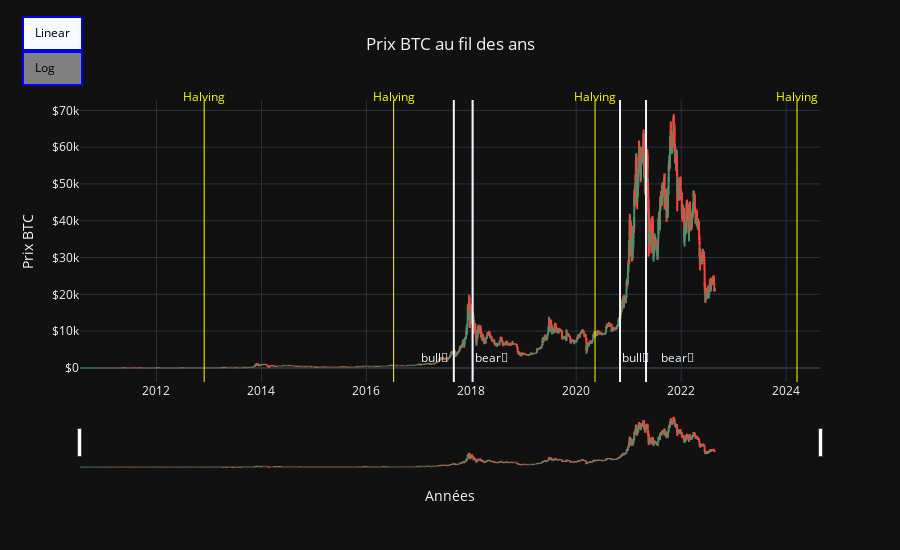

Source (notebook cell):
### Code cell
import plotly.graph_objects as go

fig = go.Figure(data=go.Ohlc(x=data['Date'],
                open=data['Open'],
                high=data['High'],
                low=data['Low'],
                close=data['Close']))

fig.update_layout(template='plotly_dark',
    height = 550,
    title='Prix BTC au fil des ans',
    xaxis_title="Années",
    yaxis_title='Prix BTC',title_x=0.5,
    shapes = [dict(x0='2017-09-01', x1='2017-09-01', y0=0, y1=1, xref='x', yref='paper',line_width=2),
              dict(x0='2018-01-10', x1='2018-01-10', y0=0, y1=1, xref='x', yref='paper',line_width=2),
              dict(x0='2020-11-01', x1='2020-11-01', y0=0, y1=1, xref='x', yref='paper',line_width=2),
             dict(x0='2021-05-01', x1='2021-05-01', y0=0, y1=1, xref='x', yref='paper',line_width=2),
             # Halving
             dict(x0='2012-11-28', x1='2012-11-28', y0=0, y1=1, xref='x', yref='paper',line_width=1, line_dash='dot', line_color='yellow'),
             dict(x0='2016-07-09', x1='2016-07-09', y0=0, y1=1, xref='x', yref='paper',line_width=1, line_dash='dot', line_color='yellow'),
             dict(x0='2020-05-11', x1='2020-05-11', y0=0, y1=1, xref='x', yref='paper',line_width=1, line_dash='dot', line_color='yellow'),
             dict(x0='2024-03-17', x1='2024-03-17', y0=0, y1=1, xref='x', yref='paper',line_width=1, line_dash='dot', line_color='yellow')],
    annotations=[dict(x='2017-01-01', y=0.05, xref='x', yref='paper',showarrow=False, xanchor='left', text='bull🐂'),
        dict(x='2018-01-10', y=0.05, xref='x', yref='paper',showarrow=False, xanchor='left', text='bear🐻'),
        dict(x='2020-11-01', y=0.05, xref='x', yref='paper',showarrow=False, xanchor='left', text='bull🐂'),
        dict(x='2021-08-01', y=0.05, xref='x', yref='paper',showarrow=False, xanchor='left', text='bear🐻'),
        dict(x='2012-11-28', y=1.05, xref='x', yref='paper',showarrow=False, xanchor='center', text='Halving', font = dict(color = 'yellow')),
        dict(x='2016-07-09', y=1.05, xref='x', yref='paper',showarrow=False, xanchor='center', text='Halving', font = dict(color = 'yellow')),
        dict(x='2020-05-11', y=1.05, xref='x', yref='paper',showarrow=False, xanchor='center', text='Halving', font = dict(color = 'yellow')),
        dict(x='2024-03-17', y=1.05, xref='x', yref='paper',showarrow=False, xanchor='center', text='Halving', font = dict(color = 'yellow'))],
    updatemenus=[
        dict(type='buttons',
             buttons=[dict(label='Linear', method='relayout',args=[{'yaxis.type': 'linear'}]),
                      dict(label='Log', method='relayout', args=[{'yaxis.type': 'log'}])],
                      x=0, y=1.3, bgcolor = 'gray', bordercolor = 'blue', borderwidth = 2, font = dict(color = 'black')
            )]
)

fig.update_yaxes(
    tickprefix="$", showgrid=True
)

fig.update_xaxes(
     showgrid=True
)

fig.show()

### Figure 1 — Plotly figure (JSON) as saved in the notebook; plotly's stock layout.template omitted (floating-point values rounded to 4 significant figures; data arrays with more than 128 entries replaced by an {"elided": "..."} marker saying what was removed)
{"data": [{"close": {"elided": "4420 float values"}, "high": {"elided": "4420 float values"}, "low": {"elided": "4420 float values"}, "open": {"elided": "4420 float values"}, "type": "ohlc", "x": {"elided": "4420 str values"}}], "layout": {"annotations": [{"showarrow": false, "text": "bull🐂", "x": "2017-01-01", "xanchor": "left", "xref": "x", "y": 0.05, "yref": "paper"}, {"showarrow": false, "text": "bear🐻", "x": "2018-01-10", "xanchor": "left", "xref": "x", "y": 0.05, "yref": "paper"}, {"showarrow": false, "text": "bull🐂", "x": "2020-11-01", "xanchor": "left", "xref": "x", "y": 0.05, "yref": "paper"}, {"showarrow": false, "text": "bear🐻", "x": "2021-08-01", "xanchor": "left", "xref": "x", "y": 0.05, "yref": "paper"}, {"font": {"color": "yellow"}, "showarrow": false, "text": "Halving", "x": "2012-11-28", "xanchor": "center", "xref": "x", "y": 1.05, "yref": "paper"}, {"font": {"color": "yellow"}, "showarrow": false, "text": "Halving", "x": "2016-07-09", "xanchor": "center", "xref": "x", "y": 1.05, "yref": "paper"}, {"font": {"color": "yellow"}, "showarrow": false, "text": "Halving", "x": "2020-05-11", "xanchor": "center", "xref": "x", "y": 1.05, "yref": "paper"}, {"font": {"color": "yellow"}, "showarrow": false, "text": "Halving", "x": "2024-03-17", "xanchor": "center", "xref": "x", "y": 1.05, "yref": "paper"}], "height": 550, "shapes": [{"line": {"width": 2}, "x0": "2017-09-01", "x1": "2017-09-01", "xref": "x", "y0": 0, "y1": 1, "yref": "paper"}, {"line": {"width": 2}, "x0": "2018-01-10", "x1": "2018-01-10", "xref": "x", "y0": 0, "y1": 1, "yref": "paper"}, {"line": {"width": 2}, "x0": "2020-11-01", "x1": "2020-11-01", "xref": "x", "y0": 0, "y1": 1, "yref": "paper"}, {"line": {"width": 2}, "x0": "2021-05-01", "x1": "2021-05-01", "xref": "x", "y0": 0, "y1": 1, "yref": "paper"}, {"line": {"color": "yellow", "dash": "dot", "width": 1}, "x0": "2012-11-28", "x1": "2012-11-28", "xref": "x", "y0": 0, "y1": 1, "yref": "paper"}, {"line": {"color": "yellow", "dash": "dot", "width": 1}, "x0": "2016-07-09", "x1": "2016-07-09", "xref": "x", "y0": 0, "y1": 1, "yref": "paper"}, {"line": {"color": "yellow", "dash": "dot", "width": 1}, "x0": "2020-05-11", "x1": "2020-05-11", "xref": "x", "y0": 0, "y1": 1, "yref": "paper"}, {"line": {"color": "yellow", "dash": "dot", "width": 1}, "x0": "2024-03-17", "x1": "2024-03-17", "xref": "x", "y0": 0, "y1": 1, "yref": "paper"}], "title": {"text": "Prix BTC au fil des ans", "x": 0.5}, "updatemenus": [{"bgcolor": "gray", "bordercolor": "blue", "borderwidth": 2, "buttons": [{"args": [{"yaxis.type": "linear"}], "label": "Linear", "method": "relayout"}, {"args": [{"yaxis.type": "log"}], "label": "Log", "method": "relayout"}], "font": {"color": "black"}, "type": "buttons", "x": 0, "y": 1.3}], "xaxis": {"showgrid": true, "title": {"text": "Années"}}, "yaxis": {"showgrid": true, "tickprefix": "$", "title": {"text": "Prix BTC"}}}}
